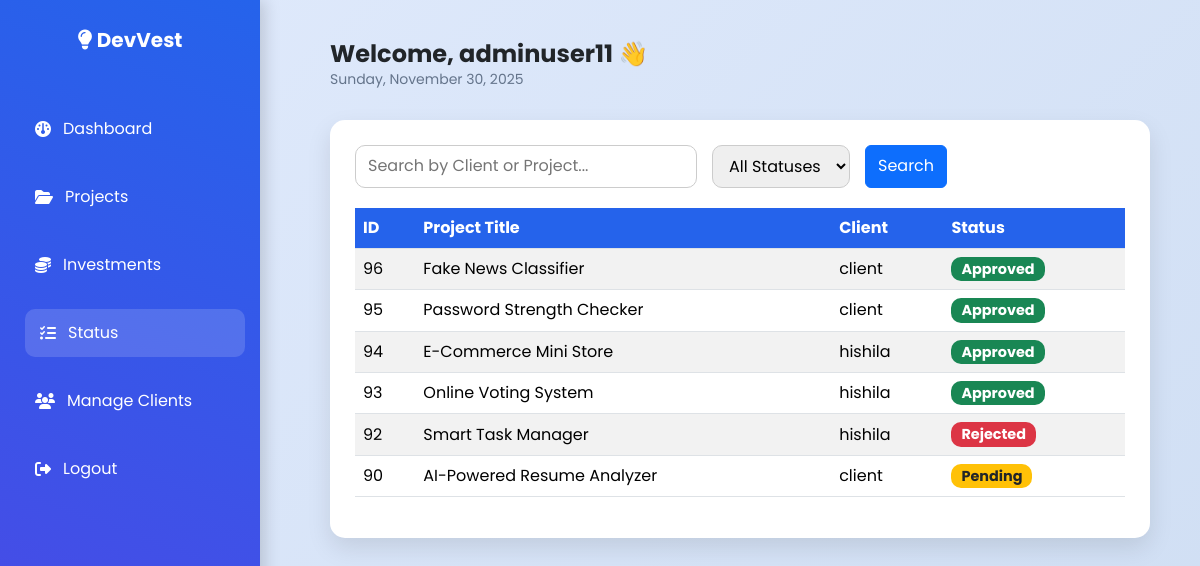
/admin/status.php (signed in), run on the app's committed database.
### tables this page shows
CREATE TABLE `projects` (
  `id` int(11) NOT NULL,
  `client_id` int(11) DEFAULT NULL,
  `client_name` varchar(100) NOT NULL DEFAULT 'N/A',
  `project_name` varchar(100) NOT NULL DEFAULT 'N/A',
  `user_id` int(11) NOT NULL,
  `investor_id` varchar(255) NOT NULL,
  `investor` varchar(255) NOT NULL,
  `title` varchar(255) NOT NULL,
  `description` text DEFAULT NULL,
  `goal` decimal(12,2) DEFAULT 0.00,
  `collected` decimal(12,2) DEFAULT 0.00,
  `start_date` date DEFAULT NULL,
  `end_date` date DEFAULT NULL,
  `category` varchar(255) DEFAULT NULL,
  `image` varchar(255) DEFAULT NULL,
  `file_path` varchar(500) DEFAULT NULL,
  `status` enum('pending','approved','rejected') NOT NULL DEFAULT 'pending',
  `created_at` timestamp NOT NULL DEFAULT current_timestamp(),
  `is_featured` tinyint(1) DEFAULT 0
);

CREATE TABLE `users` (
  `id` int(11) NOT NULL,
  `username` varchar(255) NOT NULL,
  `email` varchar(150) NOT NULL,
  `password` varchar(255) NOT NULL,
  `role` enum('admin','client','investor') NOT NULL DEFAULT 'client',
  `created_at` timestamp NOT NULL DEFAULT current_timestamp(),
  `country` varchar(100) DEFAULT NULL,
  `phone` varchar(20) DEFAULT NULL,
  `status` enum('active','inactive') DEFAULT 'active',
  `city` varchar(100) DEFAULT NULL,
  `deleted_at` datetime DEFAULT NULL
);

### admin/status.php (the view, shortened to what this page needs)
<?php
require '../db_connect.php';
$admin_name = $_SESSION['username'] ?? 'Admin';
$date = date("l, F d, Y");
$search = isset($_GET['search']) ? trim($_GET['search']) : '';
$filter_status = isset($_GET['filter_status']) ? $_GET['filter_status'] : 'all';
try {
    $query = "SELECT p.id, p.title, p.status, u.username AS client_name
              FROM projects p
              JOIN users u ON p.user_id = u.id
              WHERE 1=1";
    $params = [];
    $query .= " ORDER BY p.id DESC";
    $stmt = $pdo->prepare($query);
    $stmt->execute($params);
    $projects = $stmt->fetchAll(PDO::FETCH_ASSOC);
} catch (PDOException $e) {
    die("Database error: " . $e->getMessage());
}
?>
<!DOCTYPE html>
<html lang="en">
<head>
<link href="https://cdn.jsdelivr.net/npm/bootstrap@5.3.3/dist/css/bootstrap.min.css" rel="stylesheet">
<link href="https://cdnjs.cloudflare.com/ajax/libs/font-awesome/6.5.0/css/all.min.css" rel="stylesheet">
</head>
<body>
<div class="sidebar">
    <div class="logo"><i class="fa-solid fa-lightbulb"></i> DevVest</div>
    <a href="admin_dashboard.php"><i class="fa-solid fa-gauge"></i> Dashboard</a>
    <a href="projects.php"><i class="fa-solid fa-folder-open"></i> Projects</a>
    <a href="admin_investments.php"><i class="fa-solid fa-coins"></i> Investments</a>
    <a href="status.php" class="active"><i class="fa-solid fa-list-check"></i> Status</a>
    <a href="manage_clients.php"><i class="fa-solid fa-users"></i> Manage Clients</a>
    <a href="../logout.php"><i class="fa-solid fa-right-from-bracket"></i> Logout</a>
</div>
<div class="main">
    <div class="header">
        <div class="header-left">
            <h4>Welcome, <?= htmlspecialchars($admin_name) ?> 👋</h4>
            <small><?= $date ?></small>
        </div>
    </div>
    <div class="card-white">
        <form method="GET" class="filters">
            <input type="text" name="search" placeholder="Search by Client or Project..." value="<?= htmlspecialchars($search) ?>">
            <select name="filter_status">
                <option value="all" <?= $filter_status==='all'?'selected':'' ?>>All Statuses</option>
            </select>
            <button type="submit" class="btn btn-primary">Search</button>
        </form>
        <table class="table table-striped align-middle mt-3">
            <thead>
                <tr>
                    <th>ID</th>
                    <th>Project Title</th>
                    <th>Client</th>
                    <th>Status</th>
                </tr>
            </thead>
            <tbody>
                <?php if(empty($projects)): ?>
                    <tr><td colspan="4" class="text-center text-muted">No projects found.</td></tr>
                <?php else: ?>
                    <?php foreach($projects as $p):
                        $status_class = [
                            'pending' => 'bg-warning text-dark',
                            'approved' => 'bg-success text-white',
                            'rejected' => 'bg-danger text-white'
                        ][$p['status']] ?? 'bg-secondary text-white';
                    ?>
                    <tr>
                        <td><?= $p['id'] ?></td>
                        <td><?= htmlspecialchars($p['title']) ?></td>
                        <td><?= htmlspecialchars($p['client_name']) ?></td>
                        <td><span class="badge <?= $status_class ?>"><?= htmlspecialchars($p['status']) ?></span></td>
                    </tr>
                    <?php endforeach; ?>
                <?php endif; ?>
            </tbody>
        </table>
    </div>
</div>
</body>
</html>

### admin/status.php (style rules this page uses)
body { font-family: 'Poppins', sans-serif; background: linear-gradient(135deg, #e0eafc, #cfdef3); min-height: 100vh; margin: 0; }
.sidebar { position: fixed; width: 260px; height: 100vh; background: linear-gradient(200deg, #2563eb, #4f46e5); color: #fff; padding: 25px 20px; display: flex; flex-direction: column; gap: 20px; box-shadow: 5px 0 15px rgba(0,0,0,0.15); }
.sidebar .logo { text-align: center; font-weight: 700; font-size: 20px; margin-bottom: 30px; }
.sidebar a { color: #fff; text-decoration: none; padding: 12px 15px; border-radius: 10px; display: flex; align-items: center; gap: 12px; transition: 0.3s; }
.sidebar a:hover, .sidebar a.active { background: rgba(255,255,255,0.15); transform: translateX(5px); }
.main { margin-left: 280px; padding: 40px 50px; transition: margin-left 0.3s ease; }
.header { display: flex; justify-content: space-between; align-items: center; flex-wrap: wrap; margin-bottom: 30px; }
.header-left { display: flex; flex-direction: column; }
.header-left h4 { font-weight: 700; margin: 0; }
.header-left small { color: #64748b; }
.card-white { background: #fff; border-radius: 15px; padding: 25px; box-shadow: 0 10px 25px rgba(0,0,0,0.1); }
.table th { background: #2563eb; color: #fff; }
.table td { vertical-align: middle; }
.badge { text-transform: capitalize; padding: 5px 10px; border-radius: 10px; font-size: 0.9em; }
.filters { display: flex; flex-wrap: wrap; gap: 15px; margin-bottom: 20px; }
.filters input, .filters select { padding: 8px 12px; border-radius: 10px; border: 1px solid #ccc; }

### data on the page
projects: id "96", title "Fake News Classifier", user.username "client", status "Approved"
projects: id "95", title "Password Strength Checker", user.username "client", status "Approved"
projects: id "94", title "E-Commerce Mini Store", user.username "hishila", status "Approved"
projects: id "93", title "Online Voting System", user.username "hishila", status "Approved"
projects: id "92", title "Smart Task Manager", user.username "hishila", status "Rejected"
projects: id "90", title "AI-Powered Resume Analyzer", user.username "client", status "Pending"

### other printed values
$admin_name "adminuser11"
